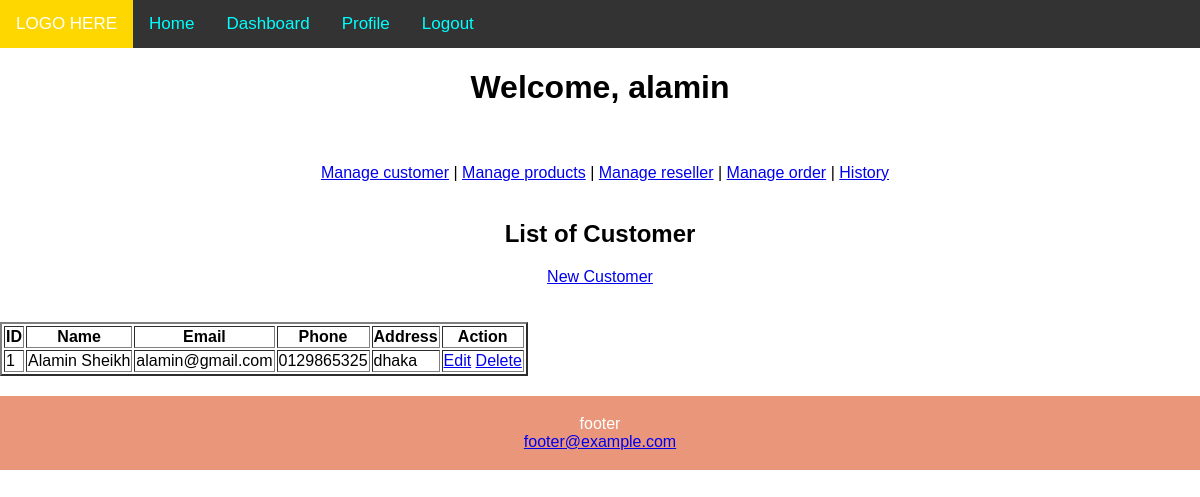
Page /view/showCustomer.php (signed in) on the earlier database version.
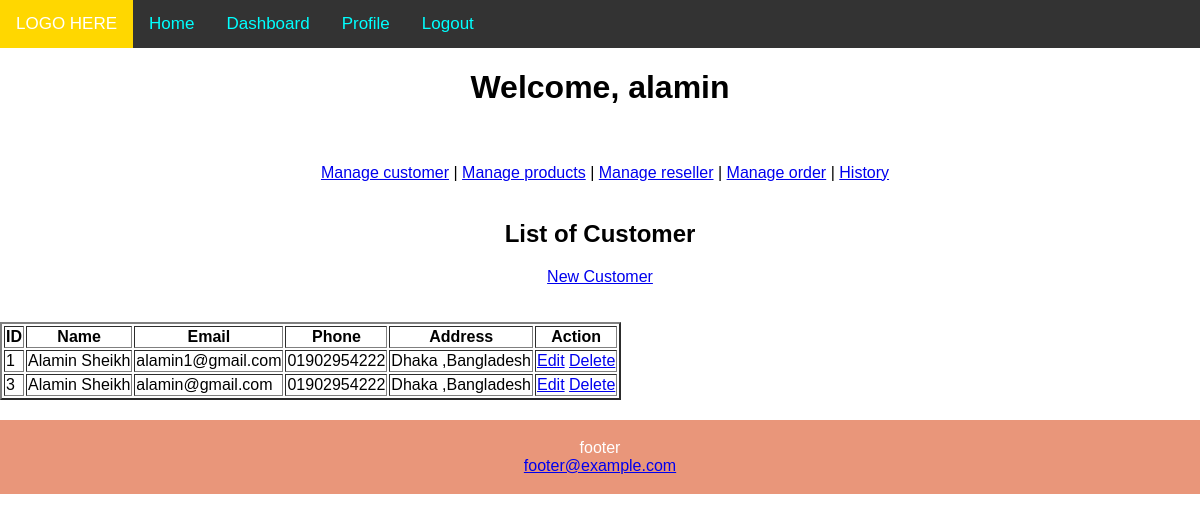
Same page on the later database version.
### tables this page shows
CREATE TABLE `customer` (
  `id` int(128) NOT NULL,
  `name` varchar(255) NOT NULL,
  `email` varchar(255) NOT NULL,
  `phone` varchar(125) NOT NULL,
  `address` varchar(255) NOT NULL
);

### view/showCustomer.php (the view, shortened to what this page needs)
<?php include "./partials/_nav.php"?>
<!DOCTYPE html>
<html lang="en">
<head>
    <link href="style.css" rel="stylesheet">
</head>
<body>
<div style="text-align:center">
<h1>Welcome, <?php echo $_SESSION['username']; ?></h1>
</div>
<br><br>
<div style="text-align:center">
<?php
		include "./nav.php";
		echo "<br>";
?>
<h2>List of Customer </h2>
<a href="./createCustomer.php" role="button">New Customer</a>
<br><br><br>
<table border="2">
	<thead>
		<tr>
			<th>ID</th>
			<th>Name</th>
			<th>Email</th>
			<th>Phone</th>
			<th>Address</th>
			<th>Action</th>
		</tr>
	</thead>
	<tbody>
<?php
$conn = connect();
if ($conn) {
	$sql = "SELECT * FROM customer";
	$result = $conn->query($sql);
	while($customer = $result->fetch_assoc()){
		echo "
  <tr>
	<td>$customer[id]</td>
	<td>$customer[name]</td>
	<td>$customer[email]</td>
	<td>$customer[phone]</td>
	<td>$customer[address]</td>
	<td>
	<a href='./editCustomer.php?id=$customer[id]'>Edit</a>
	<a href='./deleteCustomer.php?id=$customer[id]'>Delete</a>
	</td>
  </tr>
";
	}
}
?>
	</tbody>
</table>
<?php include "./partials/footer.php"?>
</body>
</html>

### view/partials/_nav.php
<div class="topnav">
  <a class="active" href="./index.php">LOGO HERE</a>
  <a  href="./index.php">Home</a>
  <?php
if (!isset($_SESSION['username'])) {
  echo '<a href="./signup.php">SignUp</a>';
  echo '<a href="./login.php">Login</a>';
  echo '<a href="./showProduct.php">Product</a>';
}else{
  echo '<a href="./welcome.php">Dashboard</a>';
  echo '<a href="./profile.php">Profile</a>';
  echo '<a href="./partials/logout.php">Logout</a>';
}
?>
</div>
</body>
</html>

### view/nav.php
<nav style='margin-left:10px'>
    <a href='./showCustomer.php'>Manage customer</a> |
    <a href='./addProduct.php'>Manage products</a> |
    <a href='./showReseller.php'>Manage reseller</a> |
    <a href='./welcome.php'>Manage order</a> |
    <a href='./welcome.php'>History</a>
 </nav>

### view/partials/footer.php (shortened to what this page needs)
<footer>
  <p>footer<br>
  <a href="mailto:team@example.com">footer@example.com</a></p>
</footer>

### view/style.css (style rules this page uses)
body { margin: 0; font-family: Arial, Helvetica, sans-serif; }
.topnav { overflow: hidden; background-color: #333; }
.topnav a { float: left; color: cyan; text-align: center; padding: 14px 16px; text-decoration: none; font-size: 17px; }
.topnav a.active { background-color: gold; color: white; }

### view/partials/footer.php (style rules this page uses)
footer { text-align: center; padding: 3px; background-color: DarkSalmon; color: white; margin-top: 20px; }

Differences in the rows shown:
changed customer id 1: email "alamin@gmail.com" → "alamin1@gmail.com"; phone "0129865325" → "01902954222"; address "dhaka" → "Dhaka ,Bangladesh"
added customer: id "3", name "Alamin Sheikh", email "alamin@gmail.com", phone "01902954222", address "Dhaka ,Bangladesh"
